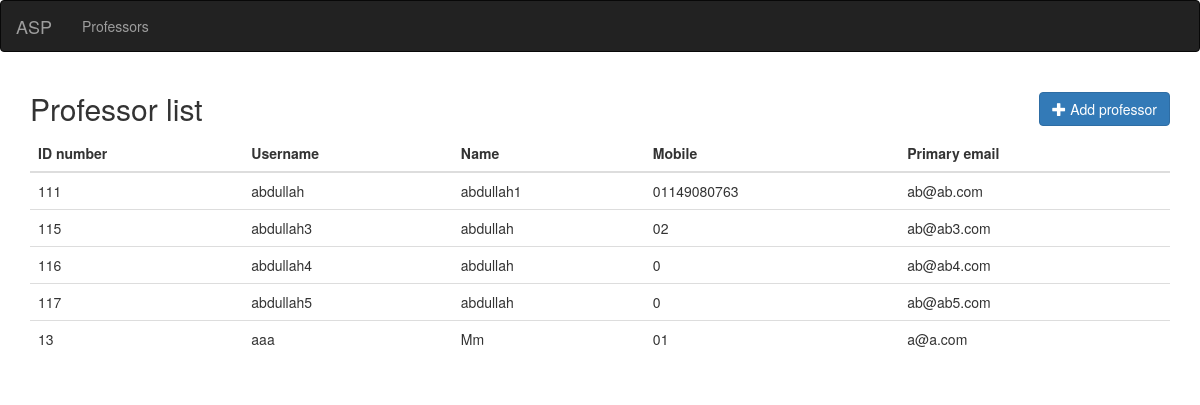
The app's page /professor/, older data.
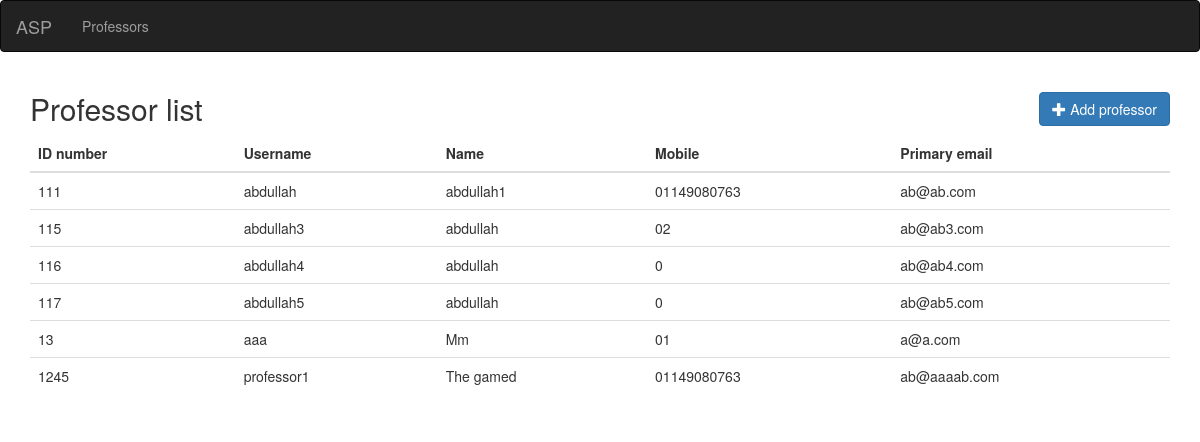
The same page, newer data.
### Professor/models.py (models this page shows, shortened)
class Professor(models.Model):
    user = models.OneToOneField(
        settings.AUTH_USER_MODEL,
        primary_key=True,
        on_delete=models.CASCADE,
    )
    secondary_email = models.EmailField(
        max_length=100,
    )
    courses = models.ManyToManyField(
        Course,
        related_name='professors',
        blank=True,
    )

### Home/models.py (models this page shows)
class User(AbstractUser):
    id_number = models.BigIntegerField(
        unique=True,
        verbose_name='ID number',
    )
    name = models.CharField(
        max_length=300,
    )
    email = models.EmailField(
        max_length=254,
        unique=True,
    )
    mobile_number = models.CharField(
        max_length=15,
    )
    is_admin = models.BooleanField(
        default=False,
    )
    is_professor = models.BooleanField(
        default=False,
    )
    is_student = models.BooleanField(
        default=False,
    )

### Professor/views.py (the view)
class ProfessorList(ListView):
    model = Professor
    template_name = 'Professor/professor_list.html'

### Professor/templates/Professor/professor_list.html (shortened to what this page needs)
{% extends 'base.html' %}
{% block content %}
    <h2>
    Professor list
    <a href="{% url 'professor:create' %}" class="btn btn-primary pull-right">
      <span class="glyphicon glyphicon-plus"></span> Add professor
    </a>
    </h2>
    <table class="table table-hover">
    <thead>
        <tr>
            <th>ID number</th>
            <th>Username</th>
            <th>Name</th>
            <th>Mobile</th>
            <th>Primary email</th>
        </tr>
    </thead>
    <tbody data-link="row" class="rowlink">
        {% for professor in professor_list %}
            <td><a href="{% url 'professor:read' professor.user.id_number %}">{{ professor.user.id_number }}</a></td>
            <td>{{ professor.user.username }}</td>
            <td>{{ professor.user.name }}</td>
            <td>{{ professor.user.mobile_number }}</td>
            <td>{{ professor.user.email }}</td>
        {% empty %}
        <tr>
            <td colspan="6" class="text-center">No result</td>
        </tr>
        {% endfor %}
    </tbody>
    </table>
{% endblock %}

### templates/base.html (shortened to what this page needs)
<!DOCTYPE html>
<html lang="en">
<head>
    {% load staticfiles %}
    <link rel="stylesheet" href={% static 'css/bootstrap.min.css' %} />
    <link rel="stylesheet" href={% static 'css/jasny-bootstrap.min.css' %}>
    <link rel="stylesheet" href={% static 'css/font-awesome.min.css' %} />
</head>
<body>
    <nav class="navbar navbar-inverse">
        <div class="container-fluid">
            <div class="navbar-header">
                <a class="navbar-brand" href="/">ASP</a>
            </div>
            <ul class="nav navbar-nav">
                <li><a href="/professor">Professors</a></li>
            </ul>
        </div>
    </nav>
    <div class="container">
        {% block content %}
        {% endblock %}
    </div>
</body>
</html>

Row changes from the older to the newer data that the page shows:
added Professor: user.id_number "1245", user.username "professor1", user.name "The gamed", user.mobile_number "01149080763", user.email "ab@aaaab.com"
